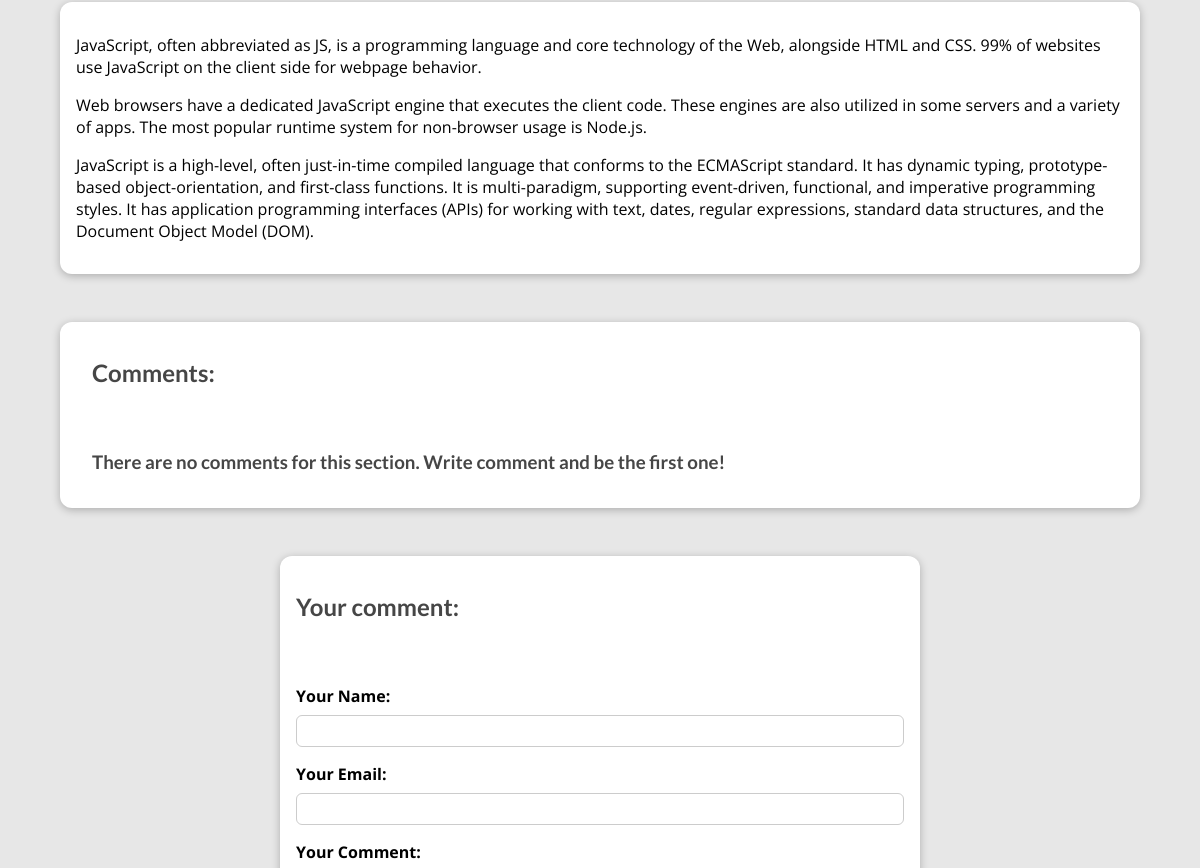
/petar-blog/blog-detail-page/javascript/ (middle part), run on an earlier commit of the app's database.
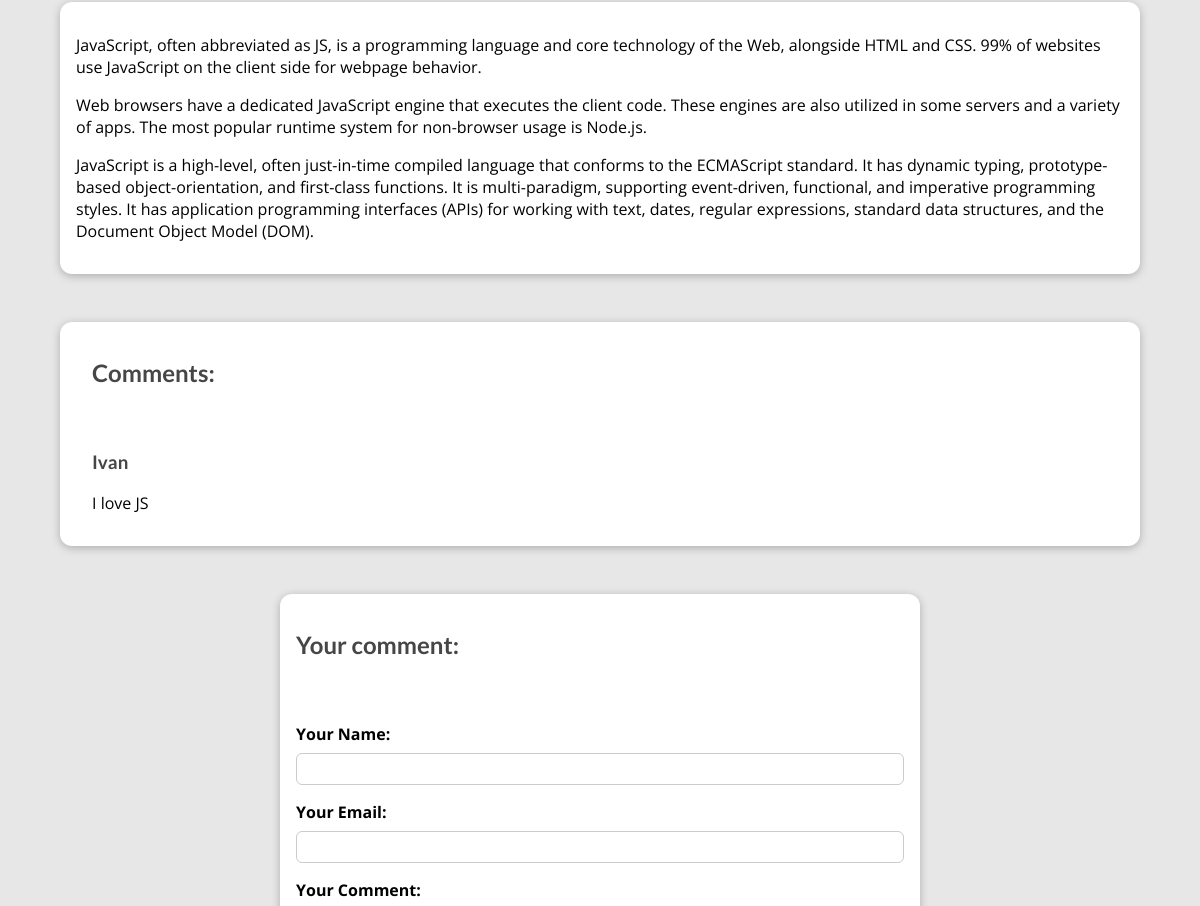
And on a later commit of the database.
### my_site/blog/models.py (models this page shows)
class Comment(models.Model):
    username = models.CharField(
        max_length=50
    )
    email = models.EmailField()
    text = models.TextField(max_length=500)
    post = models.ForeignKey(
        to=Post,
        on_delete=models.CASCADE,
        related_name='comments'
    )
    date = models.DateTimeField(
        auto_now_add=True,
        null=True,
    )

### my_site/blog/views.py (the view, shortened to what this page needs)
# urls.py: path('blog-detail-page/<slug:slug>/', views.BlogDetailPageView.as_view(), name='blog_detail_page'),
class BlogDetailPageView(View):
    def is_post_stored(self, request, post_id):
        stored_post = request.session.get('stored_post')
        if stored_post is not None:
            is_saved = post_id in stored_post
        else:
            is_saved = False
        return is_saved
    def get(self, request, slug):
        post = get_object_or_404(Post, slug=slug)
        form = CommentsForm()
        context = {
            'form': form,
            'post': post,
            'comments': post.comments.order_by('-date'),
            'is_saved': self.is_post_stored(request, post.id),
            }
        return render(request, 'blog/post-details.html', context)

### my_site/blog/forms.py
class CommentsForm(forms.ModelForm):
    class Meta:
        model = Comment
        exclude = ['post']
        labels = {
            'username': 'Your Name',
            'email': 'Your Email',
            'text': 'Your Comment',
        }

### my_site/blog/templatetags/current_time.py (called while the page is built)
@register.simple_tag()
def current_time(time_string='%d-%m-%y %H:%M:%S'):
    return datetime.now().strftime(time_string)

### my_site/blog/templatetags/markdown_filter.py (called while the page is built)
@register.filter(name='markdown')
def markdown_filter(text):
    return mark_safe(markdown(text))

### templates/blog/post-details.html (shortened to what this page needs)
{% extends 'blog/base.html' %}
{% load static %}
{% load markdown_filter %}
{% block style_css %}
    <link rel="stylesheet" href="{% static 'blog/post-details.css' %}" />
{% endblock %}
{% block content %}
    <main>
        {{ post.content|markdown }}
    </main>
    <section id="comments">
        <ul>
            <h2>Comments:</h2>
            {% if comments %}
                {% for comment in comments %}
                    <li>
                        <h3>{{ comment.username }}</h3>
                        <p>{{ comment.text|linebreaks }}</p>
                    </li>
                {% endfor %}
            {% else %}
                <h3>There are no comments for this section. Write comment and be the first one!</h3>
            {% endif %}
        </ul>
    </section>
    <section id="comment-form">
    <h2>Your comment:</h2>
        <form action="{% url 'blog_detail_page' post.slug %}" method="POST">
            {% for field in form %}
                <div class="form-control {% if field.errors %}invalid{% endif %}">
                    {{ field.label_tag }}
                    {{ field }}
                </div>
            {% endfor %}
        </form>
    </section>
{% endblock %}

What changed in the data, as far as the page shows it:
added Comment: username "Ivan", text "I love JS"
Also different on the page:
text no longer shown: "There are no comments for this section. Write comment and be the first one!"
